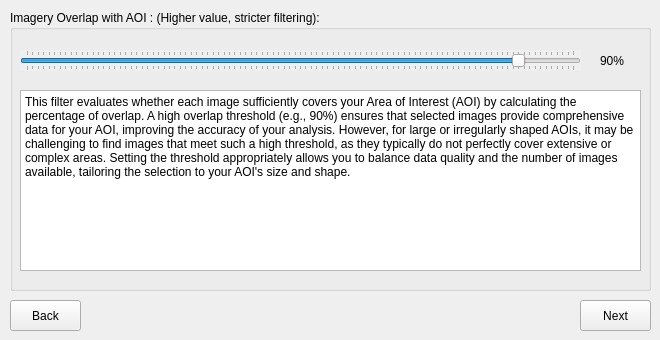
   <widget class="QWidget" name="tab_6">
    <attribute name="title">
     <string>Step 6</string>
    </attribute>
    <widget class="QGroupBox" name="groupBox_14">
     <property name="geometry">
      <rect>
       <x>10</x>
       <y>10</y>
       <width>641</width>
       <height>281</height>
      </rect>
     </property>
     <property name="title">
      <string>Imagery Overlap with AOI : (Higher value, stricter filtering): </string>
     </property>
     <widget class="QSlider" name="horizontalSlider_aio_cover">
      <property name="enabled">
       <bool>true</bool>
      </property>
      <property name="geometry">
       <rect>
        <x>10</x>
        <y>40</y>
        <width>561</width>
        <height>21</height>
       </rect>
      </property>
      <property name="autoFillBackground">
       <bool>true</bool>
      </property>
      <property name="minimum">
       <number>0</number>
      </property>
      <property name="maximum">
       <number>100</number>
      </property>
      <property name="pageStep">
       <number>5</number>
      </property>
      <property name="value">
       <number>90</number>
      </property>
      <property name="sliderPosition">
       <number>90</number>
      </property>
      <property name="orientation">
       <enum>Qt::Horizontal</enum>
      </property>
      <property name="tickPosition">
       <enum>QSlider::TicksBothSides</enum>
      </property>
     </widget>
     <widget class="QLabel" name="label_coverage">
      <property name="geometry">
       <rect>
        <x>590</x>
        <y>40</y>
        <width>41</width>
        <height>21</height>
       </rect>
      </property>
      <property name="text">
       <string>90%</string>
      </property>
     </widget>
     <widget class="QLabel" name="label_3">
      <property name="geometry">
       <rect>
        <x>120</x>
        <y>-40</y>
        <width>31</width>
        <height>21</height>
       </rect>
      </property>
      <property name="text">
       <string>90%</string>
      </property>
     </widget>
     <widget class="QPlainTextEdit" name="plainTextEdit_2">
      <property name="geometry">
       <rect>
        <x>10</x>
        <y>80</y>
        <width>621</width>
        <height>181</height>
       </rect>
      </property>
      <property name="plainText">
       <string>This filter evaluates whether each image sufficiently covers your Area of Interest (AOI) by calculating the percentage of overlap. A high overlap threshold (e.g., 90%) ensures that selected images provide comprehensive data for your AOI, improving the accuracy of your analysis. However, for large or irregularly shaped AOIs, it may be challenging to find images that meet such a high threshold, as they typically do not perfectly cover extensive or complex areas. Setting the threshold appropriately allows you to balance data quality and the number of images available, tailoring the selection to your AOI's size and shape.</string>
      </property>
     </widget>
    </widget>
    <widget class="QPushButton" name="QPushButton_next_3">
     <property name="geometry">
      <rect>
       <x>580</x>
       <y>300</y>
       <width>71</width>
       <height>31</height>
      </rect>
     </property>
     <property name="text">
      <string>Next</string>
     </property>
    </widget>
    <widget class="QPushButton" name="QPushButton_back_3">
     <property name="enabled">
      <bool>true</bool>
     </property>
     <property name="geometry">
      <rect>
       <x>10</x>
       <y>300</y>
       <width>71</width>
       <height>31</height>
      </rect>
     </property>
     <property name="text">
      <string>Back</string>
     </property>
    </widget>
    <widget class="QLabel" name="label">
     <property name="geometry">
      <rect>
       <x>10</x>
       <y>190</y>
       <width>111</width>
       <height>21</height>
      </rect>
     </property>
     <property name="text">
      <string/>
     </property>
    </widget>
   </widget>
